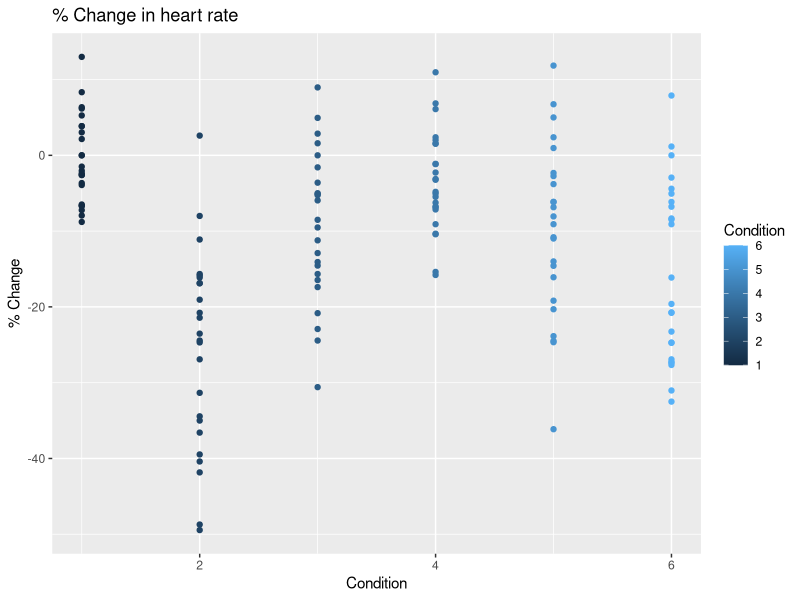
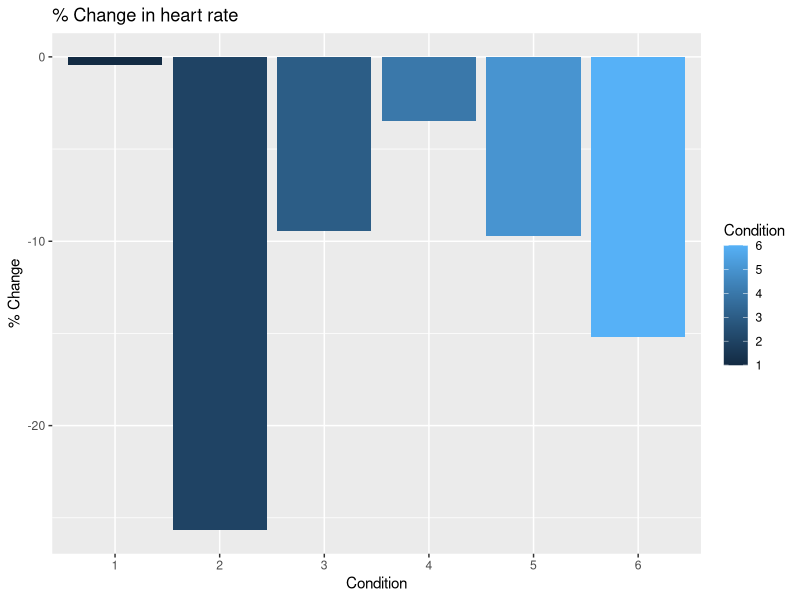
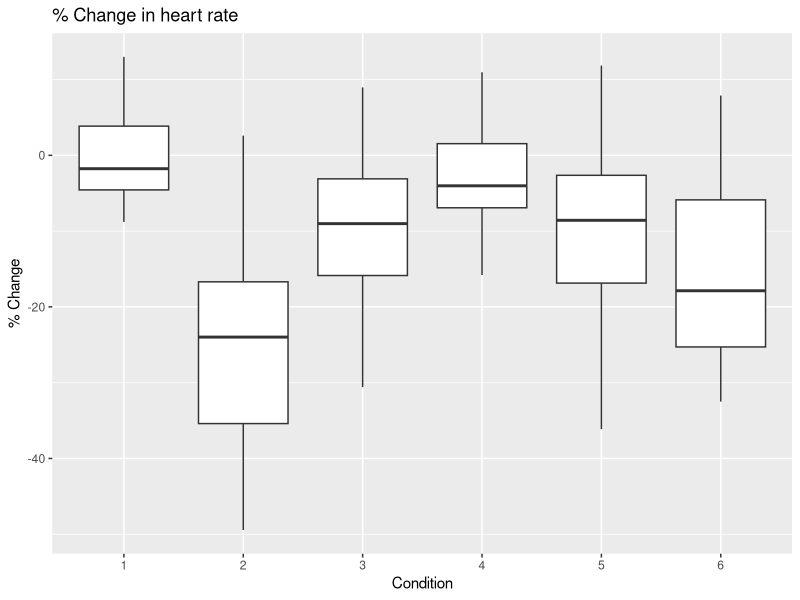

Write R code to recreate these figures, in order.
library(tidyverse)
library(readr)

read_csv("Feb4data.csv")

Feb4data <- read_csv("Feb4data.csv") 
  

MeansFeb4<- Feb4data%>%group_by(Condition)%>% 
  summarise(Change=mean(Change))

SDFeb4<-Feb4data%>%group_by(Condition)%>%
  summarise(Change=sd(Change))

x<-Feb4data$Condition
y<-Feb4data$Change

ggplot(data = Feb4data, aes(x=Condition, y=Change, colour=Condition)) + 
  geom_point() +
  xlab("Condition") +
  ylab("% Change") +
  ggtitle("% Change in heart rate")

Feb4data%>%group_by(Condition)

library(ggplot2)

Bar1<-ggplot(data = MeansFeb4, aes(x= as.factor(Condition), y=Change, fill=Condition)) + 
     geom_bar(stat="identity") +
  xlab("Condition") + 
  ylab("% Change") +
  ggtitle("% Change in heart rate")

print(Bar1)

##i cant get the colour filling to work on this one... any ideas?
box1 <- ggplot(data = Feb4data, aes(x=as.factor(Condition), y=Change), fill = (Condition)) + 
  geom_boxplot() + 
  xlab("Condition") +
  ylab("% Change") +
  ggtitle("% Change in heart rate")

print(box1)

